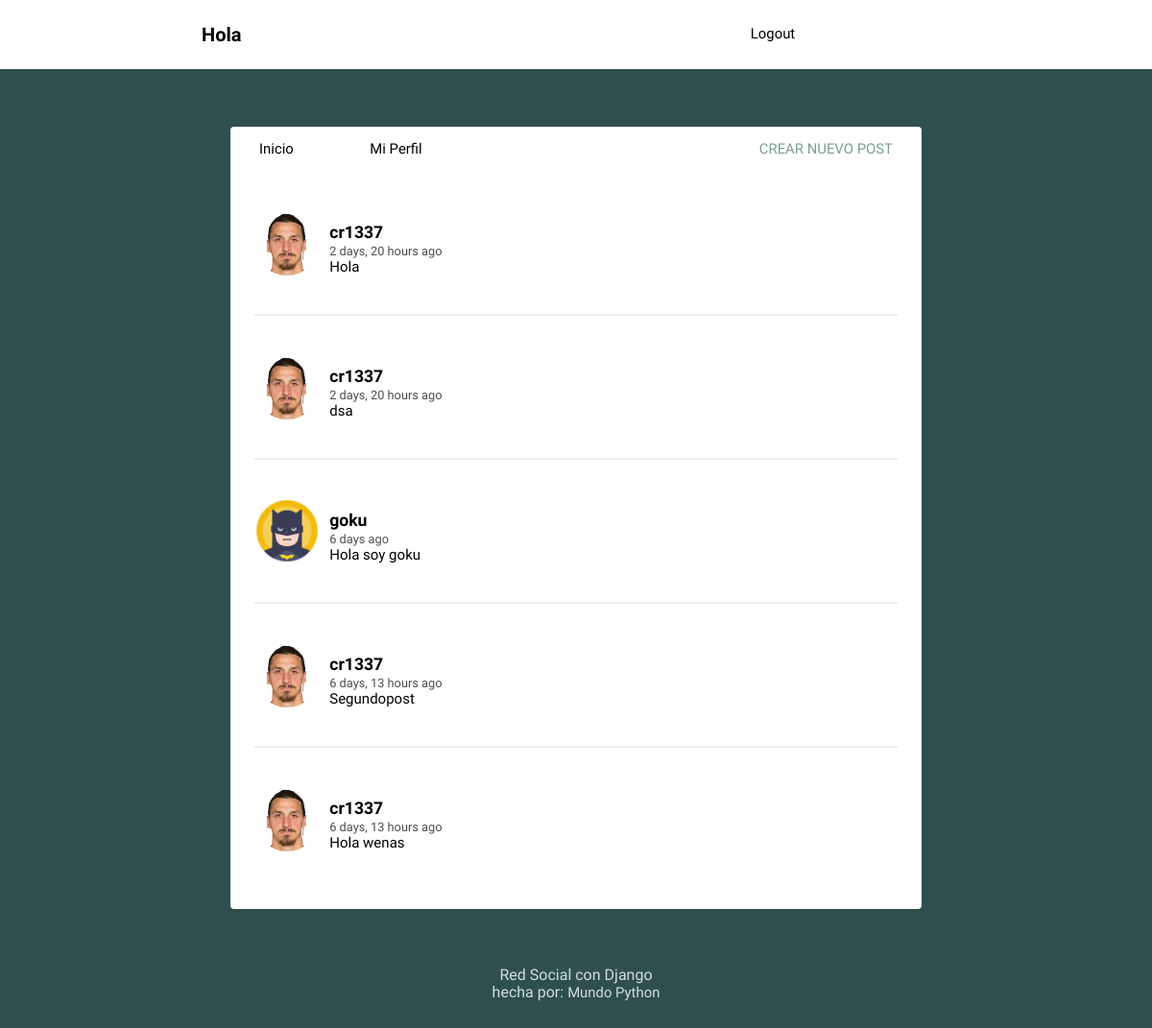
The app's page / (signed in) with its own data.
### social/models.py (models this page shows, shortened)
class Post(models.Model):
    user = models.ForeignKey(User, on_delete=models.CASCADE, related_name="posts")
    timestamp = models.DateTimeField(default=timezone.now)
    content = models.TextField()
    class Meta:
        ordering = ["-timestamp"]

class Profile(models.Model):
    user = models.OneToOneField(User, on_delete=models.CASCADE)
    image = models.ImageField(upload_to="media",default="batman.png")

### social/views.py (the view)
# urls.py: path("", views.feed, name="feed"),
def feed(request):
    posts = Post.objects.all()
    context = {"posts": posts}
    return render(request, "social/feed.html", context)

### social/templates/social/feed.html (shortened to what this page needs)
{% extends 'social/layout.html' %}
{% load humanize %}
{% block content %}
{% for post in posts %}
<article>
    <div class="container-article">
        <img src="{{post.user.profile.image.url}} ">
        <div>
            <h2 class="username"><a href="#">{{post.user.username}} </a></h2>
            <time data-time="#">{{post.timestamp|naturaltime}} </time>
            <div class="post">{{post.content}} </div>
        </div>
    </div>
</article>
{% endfor %}
{% endblock %}

### static/social/style.css (style rules this page uses)
body { background: #2F4F4F; font-size: 62.5%; font-family: 'Varela Round', Helvetica, Arial, serif; }
img { object-fit: cover; }
a { font-size: .93rem; text-decoration: none; color: black; }
article { width: 93%; margin: auto; padding: 40px 0; border-bottom: 2px solid #ECEEEF; }
.username { margin-bottom: .2rem; }
.username a { font-size: 1.1rem; }
.container-article { display: flex; }
.container-article img { height: 68px; width: 68px; margin-right: 10px; border-radius: 50%; }
article:last-child { border-bottom: 0; }
time { font-size: .8rem; opacity: .7; }
.post { font-size: .94rem; }

### records on screen
Post: user.profile.image (picture), user.username "cr1337", timestamp "2 days, 20 hours ago", content "Hola"
Post: user.profile.image (picture), user.username "cr1337", timestamp "2 days, 20 hours ago", content "dsa"
Post: user.profile.image (picture), user.username "goku", timestamp "6 days ago", content "Hola soy goku"
Post: user.profile.image (picture), user.username "cr1337", timestamp "6 days, 13 hours ago", content "Segundopost"
Post: user.profile.image (picture), user.username "cr1337", timestamp "6 days, 13 hours ago", content "Hola wenas"
